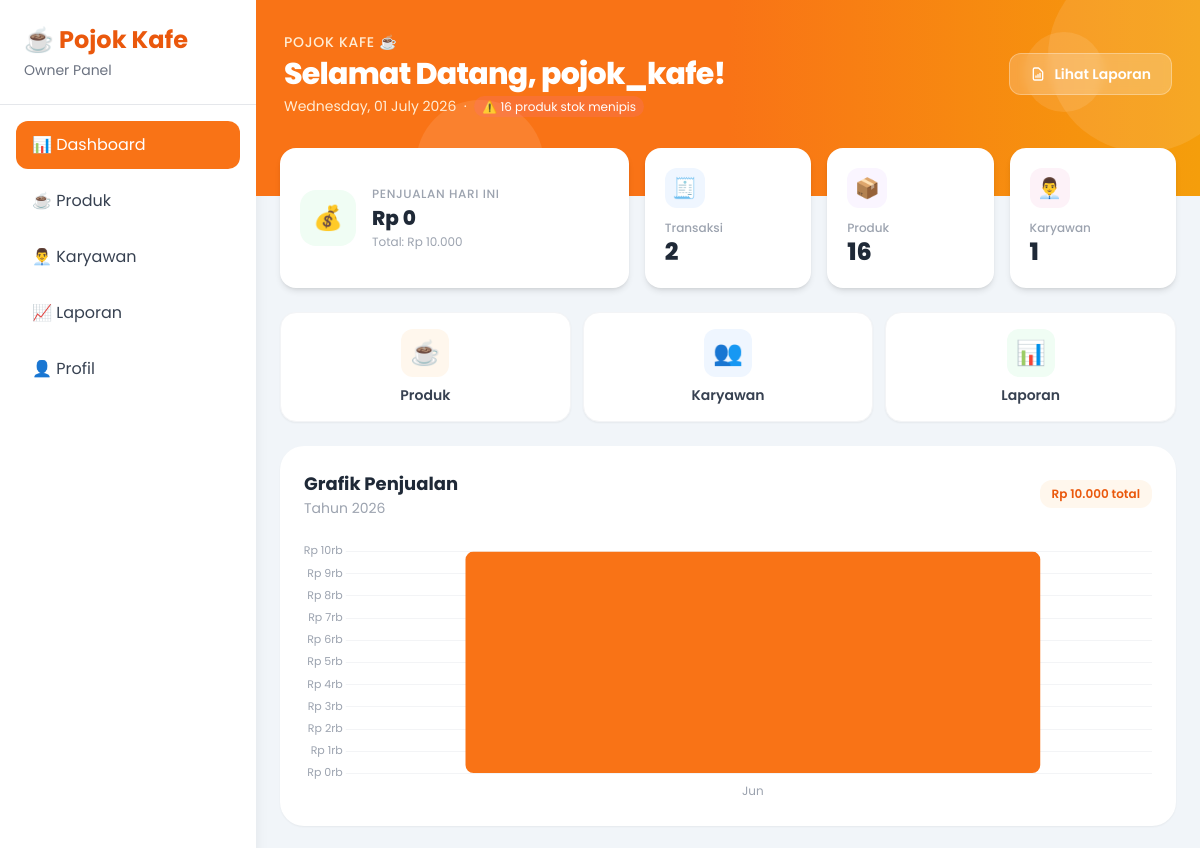
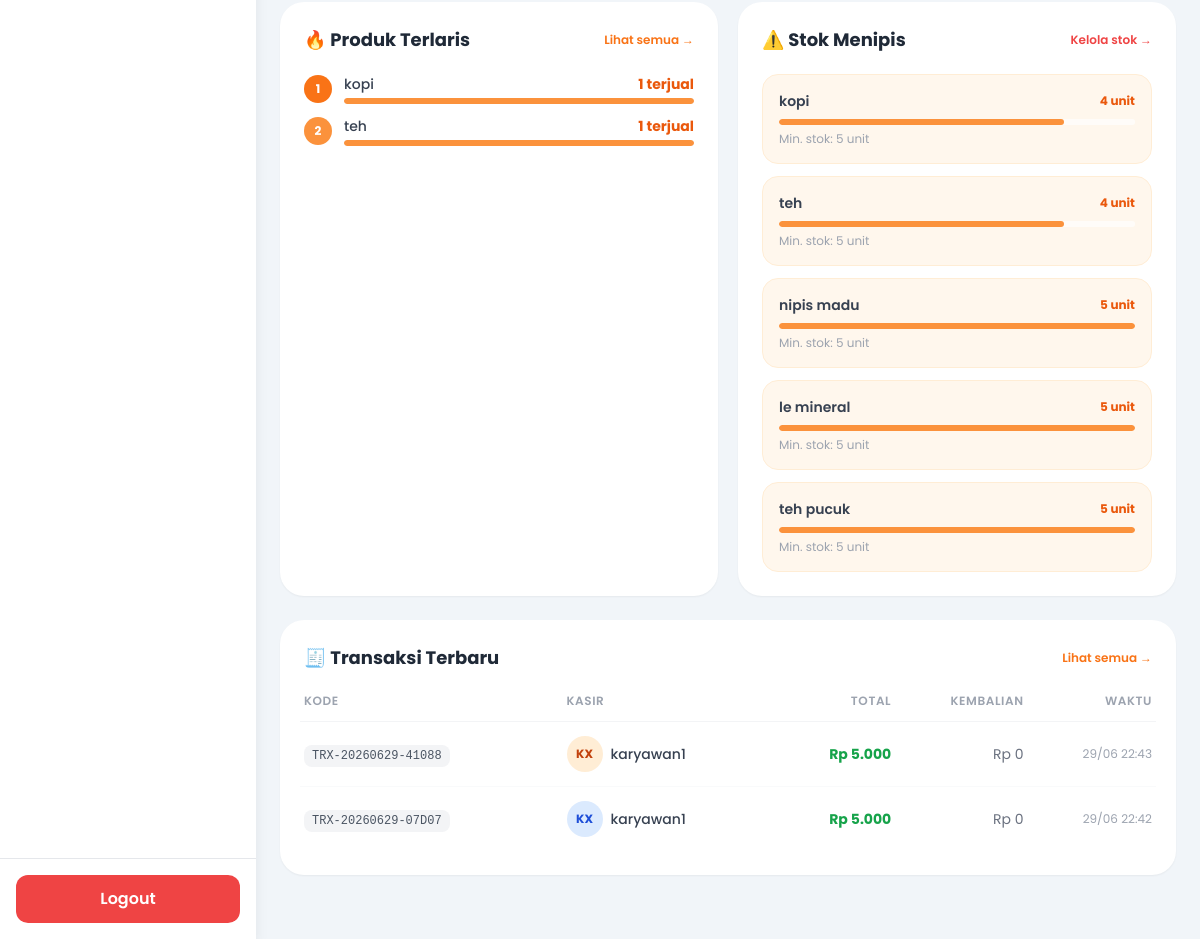
/owner/dashboard.php (signed in), run on the app's committed database (2 pictures, top to bottom).
### tables this page shows
CREATE TABLE `products` (
  `id` int(11) NOT NULL,
  `category_id` int(11) DEFAULT NULL,
  `nama_produk` varchar(100) NOT NULL,
  `harga` decimal(12,2) NOT NULL,
  `stok` int(11) DEFAULT 0,
  `foto` varchar(255) DEFAULT NULL,
  `stok_minimum` int(11) DEFAULT 5,
  `created_at` timestamp NOT NULL DEFAULT current_timestamp()
);

CREATE TABLE `transactions` (
  `id` int(11) NOT NULL,
  `kode_transaksi` varchar(30) DEFAULT NULL,
  `user_id` int(11) NOT NULL,
  `total` decimal(12,2) NOT NULL,
  `uang_diterima` decimal(12,2) DEFAULT 0.00,
  `kembalian` decimal(12,2) DEFAULT 0.00,
  `metode_pembayaran` enum('cash','qris') NOT NULL DEFAULT 'cash',
  `tanggal` datetime DEFAULT current_timestamp()
);

CREATE TABLE `users` (
  `id` int(11) NOT NULL,
  `role_id` int(11) NOT NULL,
  `username` varchar(100) NOT NULL,
  `password` varchar(255) NOT NULL,
  `nama_lengkap` varchar(100) NOT NULL,
  `email` varchar(100) DEFAULT NULL,
  `foto` varchar(255) DEFAULT NULL,
  `status` enum('aktif','nonaktif') DEFAULT 'aktif',
  `created_at` timestamp NOT NULL DEFAULT current_timestamp()
);

### owner/dashboard.php (the view, shortened to what the rows shown need)
<?php
include "../koneksi.php";
$q2 = mysqli_query($conn, "SELECT COUNT(*) total FROM transactions");
$total_transaksi = mysqli_fetch_assoc($q2)['total'];
$q3 = mysqli_query($conn, "SELECT COUNT(*) total FROM products");
$total_produk = mysqli_fetch_assoc($q3)['total'];
$q4 = mysqli_query($conn, "SELECT COUNT(*) total FROM users WHERE role_id = 2");
$total_karyawan = mysqli_fetch_assoc($q4)['total'];
$qhari = mysqli_query($conn, "SELECT COALESCE(SUM(total),0) total FROM transactions WHERE DATE(tanggal) = CURDATE()");
$penjualan_hari = mysqli_fetch_assoc($qhari)['total'];
$list_stok = mysqli_query($conn, "
    SELECT * FROM products
    WHERE stok <= stok_minimum
    ORDER BY stok ASC LIMIT 5
");
$transaksi = mysqli_query($conn, "
    SELECT t.*, u.nama_lengkap
    FROM transactions t
    JOIN users u ON t.user_id = u.id
    ORDER BY t.id DESC LIMIT 6
");
$grafik = mysqli_query($conn, "
    SELECT MONTH(tanggal) bulan, SUM(total) total
    FROM transactions
    WHERE YEAR(tanggal) = YEAR(CURDATE())
    GROUP BY MONTH(tanggal)
    ORDER BY bulan ASC
");
$nama_bulan = ['Jan','Feb','Mar','Apr','Mei','Jun','Jul','Agu','Sep','Okt','Nov','Des'];
$chart_labels = [];
$chart_data   = [];
while ($g = mysqli_fetch_assoc($grafik)) {
    $chart_labels[] = $nama_bulan[(int)$g['bulan'] - 1];
    $chart_data[]   = (float)$g['total'];
}
?>
<!DOCTYPE html>
<html lang="id">
<head>
<script src="https://cdn.tailwindcss.com"></script>
</head>
<body class="bg-slate-100 min-h-screen">
<?php include "navbar_owner.php"; ?>
<div class="lg:ml-64 min-h-screen">
  <div class="bg-gradient-to-r from-orange-500 via-orange-500 to-amber-500 px-7 pt-8 pb-20 text-white relative overflow-hidden">
    <div class="relative z-10 flex flex-col sm:flex-row sm:items-center sm:justify-between gap-3">
      <div>
        <h1 class="text-3xl font-extrabold tracking-tight">Selamat Datang, <?= htmlspecialchars($_SESSION['nama'] ?? 'Owner') ?>!</h1>
      </div>
    </div>
  </div>
  <div class="px-6 -mt-12 relative z-20">
    <div class="grid grid-cols-2 lg:grid-cols-5 gap-4">
      <div class="stat-card col-span-2 lg:col-span-2 bg-white rounded-2xl shadow-md p-5 flex items-center gap-4">
        <div class="min-w-0">
          <h2 class="text-xl font-extrabold text-gray-800 mt-0.5 truncate">
            Rp <?= number_format($penjualan_hari, 0, ',', '.') ?>
          </h2>
        </div>
      </div>
      <div class="stat-card bg-white rounded-2xl shadow-md p-5 flex flex-col justify-between">
        <div class="mt-3">
          <h2 class="text-2xl font-extrabold text-gray-800"><?= number_format($total_transaksi) ?></h2>
        </div>
      </div>
      <div class="stat-card bg-white rounded-2xl shadow-md p-5 flex flex-col justify-between">
        <div class="mt-3">
          <h2 class="text-2xl font-extrabold text-gray-800"><?= $total_produk ?></h2>
        </div>
      </div>
      <div class="stat-card bg-white rounded-2xl shadow-md p-5 flex flex-col justify-between">
        <div class="mt-3">
          <h2 class="text-2xl font-extrabold text-gray-800"><?= $total_karyawan ?></h2>
        </div>
      </div>
    </div>
  </div>
  <div class="px-6 py-6 pb-16 space-y-6">
    <div class="bg-white rounded-3xl shadow-sm p-6">
      <div class="flex items-center justify-between mb-6">
        <div>
          <h2 class="text-lg font-bold text-gray-800">Grafik Penjualan</h2>
        </div>
      </div>
    </div>
    <div class="grid lg:grid-cols-2 gap-5">
      <div class="bg-white rounded-3xl shadow-sm p-6">
        <div class="flex items-center justify-between mb-5">
          <h2 class="text-lg font-bold text-gray-800">🔥 Produk Terlaris</h2>
        </div>
      </div>
      <div class="bg-white rounded-3xl shadow-sm p-6">
        <div class="flex items-center justify-between mb-5">
          <h2 class="text-lg font-bold text-gray-800">⚠️ Stok Menipis</h2>
        </div>
        <?php
          $stok_rows = [];
          while ($s = mysqli_fetch_assoc($list_stok)) $stok_rows[] = $s;
        ?>
        <?php if(count($stok_rows) === 0): ?>
        <div class="flex flex-col items-center justify-center py-10 text-center">
          <div class="text-4xl mb-2">✅</div>
          <p class="text-gray-500 font-medium">Semua stok aman!</p>
          <p class="text-gray-400 text-xs mt-1">Tidak ada produk di bawah stok minimum.</p>
        </div>
        <?php else: ?>
        <div class="space-y-3">
        <?php foreach($stok_rows as $s):
          $ratio = $s['stok_minimum'] > 0 ? ($s['stok'] / $s['stok_minimum']) : 1;
          $bar_pct = min(100, round($ratio * 100));
          $urgent = $s['stok'] == 0;
        ?>
        <div class="rounded-2xl border <?= $urgent ? 'border-red-200 bg-red-50' : 'border-orange-100 bg-orange-50' ?> p-4">
          <div class="flex items-center justify-between mb-2">
            <span class="text-sm font-semibold text-gray-700 truncate flex-1"><?= htmlspecialchars($s['nama_produk']) ?></span>
            <span class="text-xs font-bold <?= $urgent ? 'text-red-600 badge-pulse' : 'text-orange-600' ?> flex-shrink-0 ml-2">
              <?= $urgent ? 'HABIS' : $s['stok'].' unit' ?>
            </span>
          </div>
          <div class="h-1.5 bg-white/70 rounded-full overflow-hidden">
            <div class="h-full <?= $urgent ? 'bg-red-400' : 'bg-orange-400' ?> rounded-full" style="width:<?= $bar_pct ?>%"></div>
          </div>
          <p class="text-xs text-gray-400 mt-1.5">Min. stok: <?= $s['stok_minimum'] ?> unit</p>
        </div>
        <?php endforeach; ?>
        </div>
        <?php endif; ?>
      </div>
    </div>
    <div class="bg-white rounded-3xl shadow-sm p-6">
      <div class="flex items-center justify-between mb-5">
        <h2 class="text-lg font-bold text-gray-800">🧾 Transaksi Terbaru</h2>
      </div>
      <div class="overflow-x-auto -mx-1">
        <table class="w-full min-w-[560px] text-sm">
          <thead>
            <tr class="text-gray-400 text-xs uppercase tracking-wider border-b border-gray-100">
              <th class="pb-3 text-left font-semibold pl-1">Kode</th>
              <th class="pb-3 text-left font-semibold">Kasir</th>
              <th class="pb-3 text-right font-semibold">Total</th>
              <th class="pb-3 text-right font-semibold">Kembalian</th>
              <th class="pb-3 text-right font-semibold pr-1">Waktu</th>
            </tr>
          </thead>
          <tbody class="divide-y divide-gray-50">
          <?php
            $colors = ['bg-orange-100 text-orange-700','bg-blue-100 text-blue-700','bg-purple-100 text-purple-700',
                       'bg-green-100 text-green-700','bg-pink-100 text-pink-700','bg-amber-100 text-amber-700'];
            $ci = 0;
            while ($t = mysqli_fetch_assoc($transaksi)):
              $initials = strtoupper(substr($t['nama_lengkap'], 0, 1)) . strtoupper(substr(strstr($t['nama_lengkap'],' ') ?: ' X', 1, 1));
              $color = $colors[$ci % count($colors)]; $ci++;
          ?>
          <tr class="hover:bg-slate-50 transition">
            <td class="py-3.5 pl-1">
              <span class="font-mono text-xs bg-gray-100 text-gray-600 px-2 py-1 rounded-lg">
                <?= htmlspecialchars($t['kode_transaksi'] ?? '#'.$t['id']) ?>
              </span>
            </td>
            <td class="py-3.5">
              <div class="flex items-center gap-2">
                <div class="avatar <?= $color ?> text-xs"><?= $initials ?></div>
                <span class="text-gray-700 font-medium truncate max-w-[120px]"><?= htmlspecialchars($t['nama_lengkap']) ?></span>
              </div>
            </td>
            <td class="py-3.5 text-right font-bold text-green-600">
              Rp <?= number_format($t['total'], 0, ',', '.') ?>
            </td>
            <td class="py-3.5 text-right text-gray-500">
              Rp <?= number_format($t['kembalian'], 0, ',', '.') ?>
            </td>
            <td class="py-3.5 text-right text-gray-400 text-xs pr-1">
              <?= date('d/m H:i', strtotime($t['tanggal'])) ?>
            </td>
          </tr>
          <?php endwhile; ?>
          </tbody>
        </table>
      </div>
    </div>
  </div>
</div>
<script>
const labels = <?= json_encode($chart_labels) ?>;
const data   = <?= json_encode($chart_data) ?>;
const ctx = document.getElementById('chartPenjualan');
new Chart(ctx, {
  type: 'bar',
  data: {
    labels: labels,
    datasets: [{
      label: 'Penjualan (Rp)',
      data: data,
      backgroundColor: labels.map((_, i) => i === data.indexOf(Math.max(...data)) ? '#f97316' : '#fed7aa'),
      borderRadius: 8,
      borderSkipped: false,
    }]
  },
  options: {
    responsive: true,
    maintainAspectRatio: false,
    plugins: {
      legend: { display: false },
      tooltip: {
        callbacks: {
          label: ctx => 'Rp ' + ctx.parsed.y.toLocaleString('id-ID')
        },
        backgroundColor: '#fff',
        titleColor: '#374151',
        bodyColor: '#f97316',
        borderColor: '#e5e7eb',
        borderWidth: 1,
        padding: 12,
        cornerRadius: 10
      }
    },
    scales: {
      x: {
        grid: { display: false },
        ticks: {
          font: { family: 'Poppins', size: 12 },
          color: '#9ca3af'
        },
        border: { display: false }
      },
      y: {
        grid: {
          color: '#f3f4f6',
          drawBorder: false
        },
        ticks: {
          font: { family: 'Poppins', size: 11 },
          color: '#9ca3af',
          callback: v => 'Rp ' + (v >= 1000000 ? (v/1000000).toFixed(1)+'jt' : (v/1000).toFixed(0)+'rb')
        },
        border: { display: false }
      }
    }
  }
});
</script>
</body>
</html>

### data on the page
products: nama_produk "kopi", stok "4", stok_minimum "5"
products: nama_produk "teh", stok "4", stok_minimum "5"
products: nama_produk "nipis madu", stok "5", stok_minimum "5"
products: nama_produk "le mineral", stok "5", stok_minimum "5"
products: nama_produk "teh pucuk", stok "5", stok_minimum "5"
transactions: kode_transaksi "TRX-20260629-41088", user.nama_lengkap "KX", user.nama_lengkap "karyawan1", total "5.000", kembalian "0", tanggal "29/06 22:43"
transactions: kode_transaksi "TRX-20260629-07D07", user.nama_lengkap "KX", user.nama_lengkap "karyawan1", total "5.000", kembalian "0", tanggal "29/06 22:42"

### other printed values
$_SESSION['nama'] "pojok_kafe"
$stok_menipis "16"
$penjualan_hari "0"
$total_penjualan "10.000"
$total_transaksi "2"
$total_produk "16"
$total_karyawan "1"
$d['nama_produk'] "kopi"
$d['total_terjual'] "1"
$d['nama_produk'] "teh"
chart data {{ json_encode($chart_labels) }} ["Jun"]
chart data {{ json_encode($chart_data) }} [10000]
